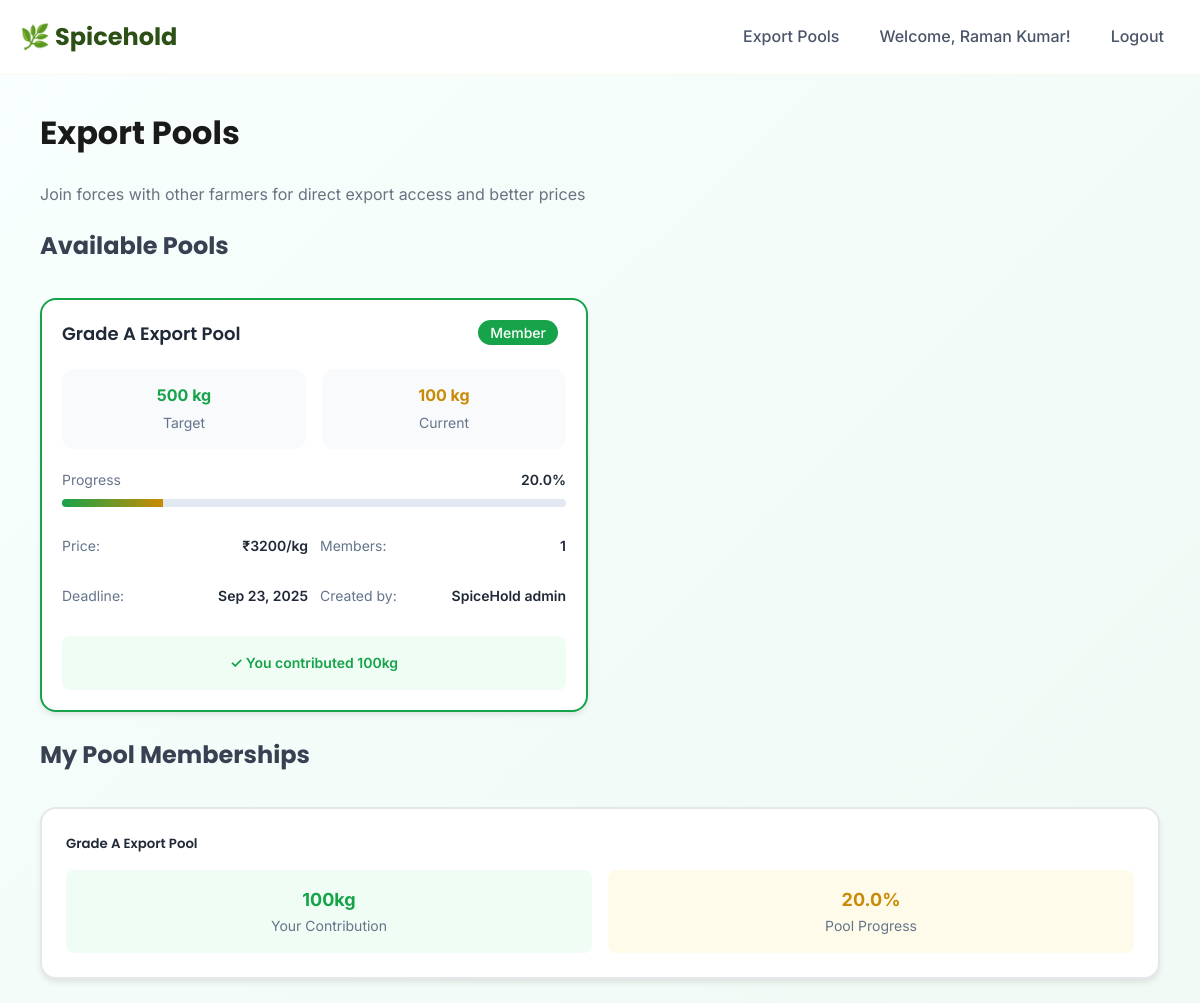
/pools (signed in), run on the app's committed database.
### models.py (models this page shows, shortened)
class User(UserMixin, db.Model):
    id = db.Column(db.Integer, primary_key=True)
    username = db.Column(db.String(80), unique=True, nullable=False)
    email = db.Column(db.String(120), unique=True, nullable=False)
    name = db.Column(db.String(100), nullable=False)
    password_hash = db.Column(db.String(128))
    location = db.Column(db.String(100))
    farm_size = db.Column(db.Float)
    phone = db.Column(db.String(20))
    created_at = db.Column(db.DateTime, default=datetime.utcnow)
    role = db.Column(db.String(20), default='user', nullable=False)
    pools_created = db.relationship('Pool', back_populates='creator', lazy='dynamic')
    pool_memberships = db.relationship('PoolMembership', back_populates='user', lazy='dynamic')
    forecasts = db.relationship('Forecast', back_populates='user', lazy='dynamic')
    def is_admin(self):
        return self.role == 'admin'

class Pool(db.Model):
    id = db.Column(db.Integer, primary_key=True)
    name = db.Column(db.String(100), nullable=False)
    target_quantity = db.Column(db.Integer, nullable=False)
    current_quantity = db.Column(db.Integer, default=0)
    target_price = db.Column(db.Float, nullable=False)
    status = db.Column(db.String(20), default='active')
    deadline = db.Column(db.Date, nullable=False)
    created_at = db.Column(db.DateTime, default=datetime.utcnow)
    creator_id = db.Column(db.Integer, db.ForeignKey('user.id'), nullable=False)
    creator = db.relationship('User', back_populates='pools_created')
    memberships = db.relationship('PoolMembership', back_populates='pool', lazy='dynamic')

class PoolMembership(db.Model):
    id = db.Column(db.Integer, primary_key=True)
    user_id = db.Column(db.Integer, db.ForeignKey('user.id'), nullable=False)
    pool_id = db.Column(db.Integer, db.ForeignKey('pool.id'), nullable=False)
    quantity_contributed = db.Column(db.Integer, nullable=False)
    join_date = db.Column(db.Date, default=datetime.utcnow)
    status = db.Column(db.String(20), default='active')
    user = db.relationship('User', back_populates='pool_memberships')
    pool = db.relationship('Pool', back_populates='memberships')

### routes/pools.py (the view)
@pools_bp.route('/pools')
@login_required
def pools():
    active_pools = Pool.query.filter_by(status='active').all()
    pool_data = []
    for pool in active_pools:
        membership = PoolMembership.query.filter_by(
            user_id=current_user.id,
            pool_id=pool.id
        ).first()
        progress = (pool.current_quantity / pool.target_quantity) * 100
        pool_info = {
            'pool': pool,
            'is_member': membership is not None,
            'user_contribution': membership.quantity_contributed if membership else 0,
            'members_count': pool.memberships.count(),
            'progress': progress,
            'creator_name': pool.creator.name  # Now properly referenced
        }
        pool_data.append(pool_info)
    user_pools = []
    if current_user.pool_memberships:
        for membership in current_user.pool_memberships:
            pool = membership.pool
            progress = (pool.current_quantity / pool.target_quantity) * 100
            user_pools.append({
                'pool': pool,
                'membership': membership,
                'progress': progress,
                'exporters': []  # Add exporter logic if needed
            })
    return render_template('pools.html',
                         active_pools=pool_data,
                         user_pools=user_pools,
                         default_deadline=(datetime.now() + timedelta(days=30)).strftime('%Y-%m-%d'))

### templates/pools.html (shortened to what this page needs)
{% extends "base.html" %}
{% block content %}
<div class="container py-5">
    <div class="row mb-5">
        <div class="col">
            <h1 class="display-5 fw-bold text-dark mb-3" style="font-family: 'Poppins', sans-serif;">Export Pools</h1>
            <p class="lead text-muted" style="font-family: 'Inter', sans-serif;">Join forces with other farmers for direct export access and better prices</p>
        </div>
    </div>
    <div class="pools-section mb-5">
        <h3 class="section-title mb-4" style="font-family: 'Poppins', sans-serif; color: #374151; font-weight: 700; font-size: 1.5rem;">
            {% if current_user.is_admin() %}
            All Pools (Admin Management)
            {% else %}
            Available Pools
            {% endif %}
        </h3>
        {% if active_pools %}
            <div class="pools-grid" style="display: grid; grid-template-columns: repeat(2, 1fr); gap: 1.5rem;">
                {% for pool_data in active_pools %}
                <div class="pool-card" style="background: white; border-radius: 16px; box-shadow: 0 4px 6px -1px rgba(0, 0, 0, 0.1); border: 2px solid {% if pool_data.is_member %}#16a34a{% else %}#e5e7eb{% endif %}; overflow: hidden; margin-bottom: 1.5rem;">
                    <div class="card-content" style="padding: 1.25rem;">
                        <div class="card-header" style="display: flex; justify-content: space-between; align-items: flex-start; margin-bottom: 1.25rem;">
                            <h5 class="pool-title" style="font-family: 'Poppins', sans-serif; color: #1f2937; font-size: 1.125rem; font-weight: 600; margin: 0;">
                                {{ pool_data.pool.name }}
                            </h5>
                            <div>
                                {% if pool_data.is_member %}
                                <span class="member-badge" style="background: #16a34a; color: white; padding: 0.25rem 0.75rem; border-radius: 9999px; font-family: 'Inter', sans-serif; font-size: 0.875rem; font-weight: 500; margin-right: 0.5rem;">Member</span>
                                {% endif %}
                            </div>
                        </div>
                        <div class="quantity-grid" style="display: grid; grid-template-columns: 1fr 1fr; gap: 1rem; margin-bottom: 1.25rem;">
                            <div class="quantity-box" style="background: #f8fafc; border-radius: 12px; padding: 0.875rem; text-align: center;">
                                <div class="quantity-value" style="color: #16a34a; font-family: 'Inter', sans-serif; font-size: 1rem; font-weight: 700; margin-bottom: 0.25rem;">{{ pool_data.pool.target_quantity }} kg</div>
                                <div class="quantity-label" style="color: #64748b; font-size: 0.875rem;">Target</div>
                            </div>
                            <div class="quantity-box" style="background: #f8fafc; border-radius: 12px; padding: 0.875rem; text-align: center;">
                                <div class="quantity-value" style="color: #ca8a04; font-family: 'Inter', sans-serif; font-size: 1rem; font-weight: 700; margin-bottom: 0.25rem;">{{ pool_data.pool.current_quantity }} kg</div>
                                <div class="quantity-label" style="color: #64748b; font-size: 0.875rem;">Current</div>
                            </div>
                        </div>
                        <div class="progress-section" style="margin-bottom: 1.25rem;">
                            <div class="progress-header" style="display: flex; justify-content: space-between; align-items: center; margin-bottom: 0.5rem;">
                                <span style="font-family: 'Inter', sans-serif; color: #64748b; font-size: 0.875rem;">Progress</span>
                                <span style="font-family: 'Inter', sans-serif; color: #1f2937; font-weight: 600; font-size: 0.875rem;">{{ "%.1f"|format(pool_data.progress) }}%</span>
                            </div>
                            <div class="progress-bar-container" style="background: #e2e8f0; height: 8px; border-radius: 4px; overflow: hidden;">
                                <div class="progress-bar-fill" style="width: {{ "%.1f"|format(pool_data.progress) }}%; height: 100%; background: linear-gradient(90deg, #16a34a, #ca8a04); transition: width 0.3s ease;"></div>
                            </div>
                        </div>
                        <div class="metadata-grid" style="display: grid; grid-template-columns: 1fr 1fr; gap: 0.75rem; margin-bottom: 1.25rem; font-family: 'Inter', sans-serif; font-size: 0.875rem;">
                            <div class="metadata-item" style="display: flex; justify-content: space-between; padding: 0.5rem 0;">
                                <span style="color: #64748b;">Price:</span>
                                <span style="color: #1f2937; font-weight: 600;">₹{{ "%.0f"|format(pool_data.pool.target_price) }}/kg</span>
                            </div>
                            <div class="metadata-item" style="display: flex; justify-content: space-between; padding: 0.5rem 0;">
                                <span style="color: #64748b;">Members:</span>
                                <span style="color: #1f2937; font-weight: 600;">{{ pool_data.members_count }}</span>
                            </div>
                            <div class="metadata-item" style="display: flex; justify-content: space-between; padding: 0.5rem 0;">
                                <span style="color: #64748b;">Deadline:</span>
                                <span style="color: #1f2937; font-weight: 600;">{{ pool_data.pool.deadline.strftime('%b %d, %Y') }}</span>
                            </div>
                            <div class="metadata-item" style="display: flex; justify-content: space-between; padding: 0.5rem 0;">
                                <span style="color: #64748b;">Created by:</span>
                                <span style="color: #1f2937; font-weight: 600;">{{ pool_data.creator_name }}</span>
                            </div>
                        </div>
                        <div class="actions-section">
                            {% if current_user.is_admin() %}
                            <form method="POST" action="{{ url_for('pools.delete_pool', pool_id=pool_data.pool.id) }}"
                                  onsubmit="return confirm('Are you sure you want to delete this pool?')">
                                <button type="submit" style="background: #dc2626; color: white; border: none; border-radius: 8px; padding: 0.75rem 1.5rem; font-family: 'Inter', sans-serif; font-size: 0.875rem; font-weight: 600;">
                                    Delete Pool
                                </button>
                            </form>
                            {% else %}
                            <div class="contribution-display" style="background: #f0fdf4; border-radius: 8px; padding: 1rem; text-align: center;">
                                <div style="font-family: 'Inter', sans-serif; color: #16a34a; font-size: 0.875rem; font-weight: 600;">
                                    ✓ You contributed {{ pool_data.user_contribution }}kg
                                </div>
                            </div>
                            {% endif %}
                        </div>
                    </div>
                </div>
                {% endfor %}
            </div>
        {% endif %}
    </div>
    {% if not current_user.is_admin() and user_pools %}
    <div class="memberships-section">
        <h3 class="section-title mb-4" style="font-family: 'Poppins', sans-serif; color: #374151; font-weight: 700; font-size: 1.5rem;">My Pool Memberships</h3>
        {% for user_pool in user_pools %}
        <div class="membership-card" style="background: white; border-radius: 16px; box-shadow: 0 4px 6px -1px rgba(0, 0, 0, 0.1); border: 2px solid #e5e7eb; margin-bottom: 1.5rem; padding: 1.5rem;">
            <h5 style="font-family: 'Poppins', sans-serif; color: #1f2937; font-weight: 600; margin-bottom: 1rem;">{{ user_pool.pool.name }}</h5>
            <div class="membership-stats" style="display: grid; grid-template-columns: repeat(2, 1fr); gap: 1rem;">
                <div style="background: #f0fdf4; border-radius: 8px; padding: 1rem; text-align: center;">
                    <div style="color: #16a34a; font-family: 'Inter', sans-serif; font-weight: 700; font-size: 1.125rem;">{{ user_pool.membership.quantity_contributed }}kg</div>
                    <div style="color: #64748b; font-size: 0.875rem;">Your Contribution</div>
                </div>
                <div style="background: #fffbeb; border-radius: 8px; padding: 1rem; text-align: center;">
                    <div style="color: #ca8a04; font-family: 'Inter', sans-serif; font-weight: 700; font-size: 1.125rem;">{{ "%.1f"|format(user_pool.progress) }}%</div>
                    <div style="color: #64748b; font-size: 0.875rem;">Pool Progress</div>
                </div>
            </div>
        </div>
        {% endfor %}
    </div>
    {% endif %}
</div>
{% endblock %}

### templates/base.html (shortened to what this page needs)
<!DOCTYPE html>
<html lang="en">
<head>
    <link href="https://cdnjs.cloudflare.com/ajax/libs/font-awesome/6.0.0/css/all.min.css" rel="stylesheet">
</head>
<body>
    <nav class="navbar">
        <div class="container">
            <div class="navbar-content">
                <a class="navbar-brand" href="{{ url_for('dashboard.dashboard') }}">
                    🌿 Spicehold
                </a>
                {% if current_user.is_authenticated %}
                <div class="navbar-nav ms-auto">
                    <a class="nav-link" href="{{ url_for('pools.pools') }}">Export Pools</a>
                    <span class="navbar-text me-3">Welcome, {{ current_user.name }}!</span>
                    <a class="nav-link" href="{{ url_for('auth.logout') }}">Logout</a>
                </div>
                {% endif %}
            </div>
        </div>
    </nav>
    <div class="container mt-4">
        {% block content %}{% endblock %}
    </div>
</body>
</html>

### templates/base.html (style rules this page uses)
* { margin: 0; padding: 0; box-sizing: border-box; }
body { font-family: 'Inter', sans-serif; background: linear-gradient(135deg, #f8fffe 0%, #f0f9f4 100%); color: #1a1a1a; line-height: 1.6; min-height: 100vh; }
.container { max-width: 1200px; margin: 0 auto; padding: 0 20px; }
.navbar { background: rgba(255, 255, 255, 0.95); backdrop-filter: blur(10px); border-bottom: 1px solid rgba(212, 175, 55, 0.1); padding: 1rem 0; position: sticky; top: 0; z-index: 1000; }
.navbar-content { display: flex; justify-content: space-between; align-items: center; }
.navbar-brand { font-family: 'Poppins', sans-serif; font-weight: 700; font-size: 1.5rem; color: #2d5016 !important; text-decoration: none; display: flex; align-items: center; gap: 0.5rem; }
.navbar-nav { display: flex; align-items: center; gap: 1.5rem; }
.navbar-text { color: #4a5568; font-weight: 500; }
.nav-link { color: #4a5568; text-decoration: none; font-weight: 500; padding: 0.5rem 1rem; border-radius: 8px; transition: all 0.3s ease; }
.row { display: flex; flex-wrap: wrap; margin: 0 -10px; }
.col, .col-md-3, .col-md-4, .col-md-6, .col-md-8 { padding: 0 10px; margin-bottom: 20px; }
.col { flex: 1; }
.mb-4 { margin-bottom: 2rem; }
.mb-3 { margin-bottom: 1.5rem; }
.mt-4 { margin-top: 2rem; }
.text-muted { color: #6b7280; }
.pool-card { background: linear-gradient(135deg, #2d5016, #d4af37); color: white; }

### data on the page
User: name "Raman Kumar"
User: pool.name "Grade A Export Pool", pool.target_quantity "500", pool.current_quantity "100", progress "20.0", members_count "1", pool.deadline "Sep 23, 2025", creator_name "SpiceHold admin", user_contribution "100"
Pool: pool.target_price "3200", pool.name "Grade A Export Pool"
PoolMembership: membership.quantity_contributed "100"

### other printed values
{{ "%.1f"|format(user_pool.progress) }} "20.0"
